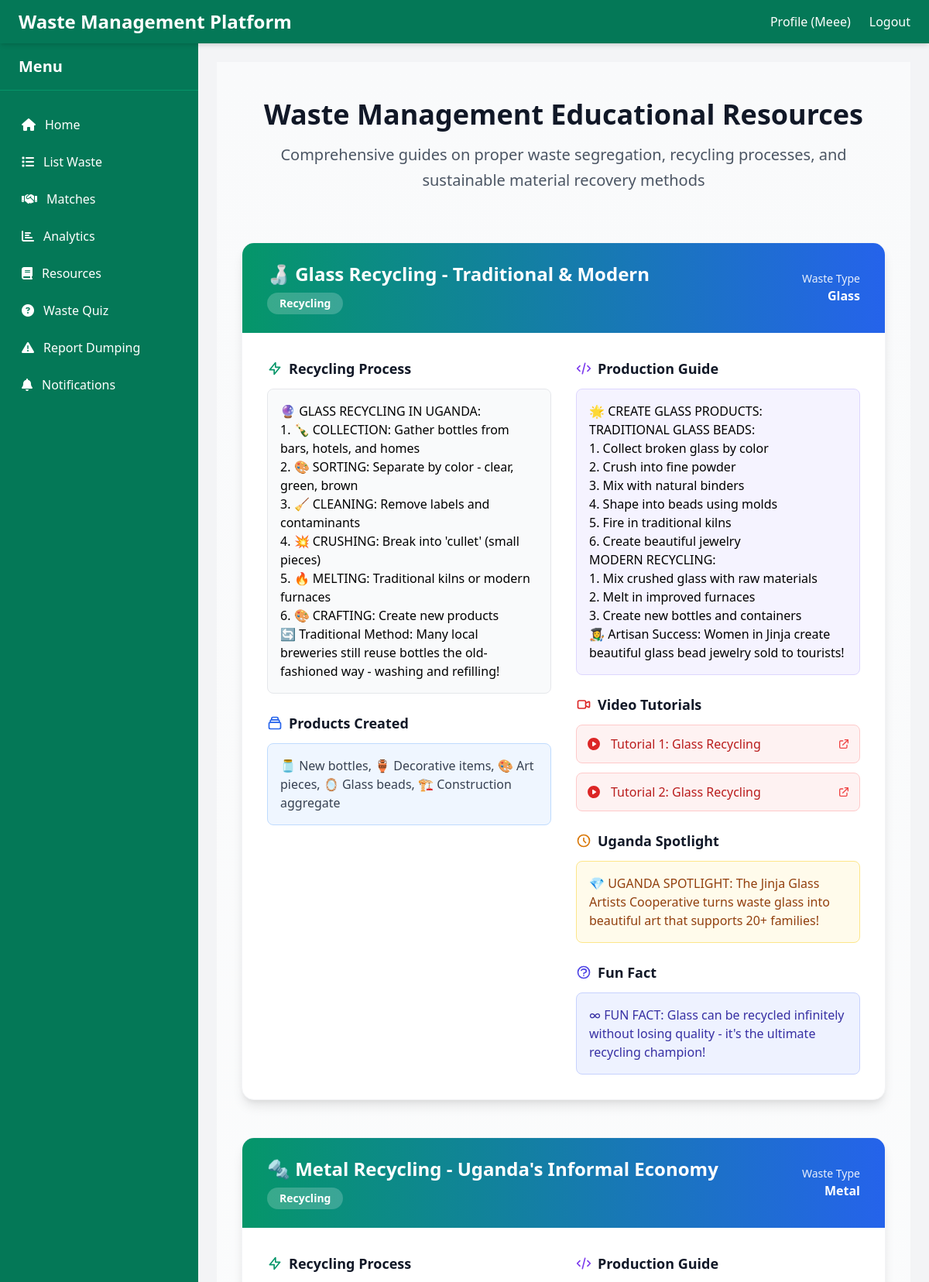
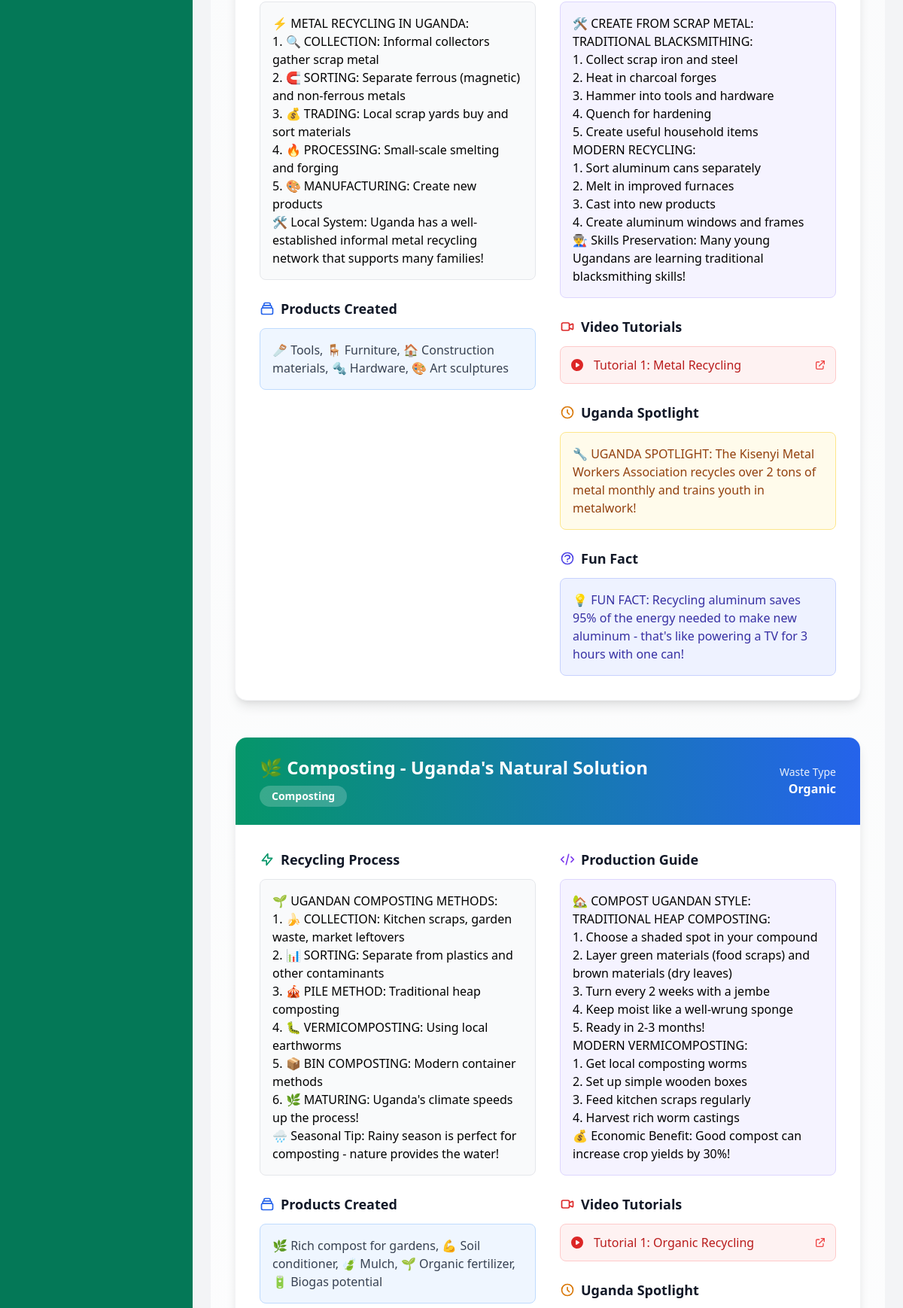
Screenshot of /education/ (signed in, upper part) with the database file from the repository (2 pictures, top to bottom).
### education/models.py (models this page shows, shortened)
class Resource(models.Model):
    CATEGORY_CHOICES = [
        ('recycling', 'Recycling'),
        ('composting', 'Composting'),
        ('disposal', 'Disposal'),
    ]
    WASTE_TYPE_CHOICES = [
        ('plastic', 'Plastic'),
        ('paper', 'Paper'),
        ('glass', 'Glass'),
        ('organic', 'Organic'),
        ('metal', 'Metal'),
        ('e-waste', 'E-Waste'),
        ('clothing', 'Clothing'),
        ('hazardous', 'Hazardous'),
        ('construction', 'Construction'),
        ('medical', 'Medical'),
    ]
    title = models.CharField(max_length=500)
    waste_type = models.CharField(max_length=50, choices=WASTE_TYPE_CHOICES)
    category = models.CharField(max_length=50, choices=CATEGORY_CHOICES)
    image = models.CharField(max_length=500, blank=True, null=True)  # Changed to CharField for file paths
    recycling_process = models.TextField()
    products_made = models.TextField()
    making_process = models.TextField()
    tutorial_links = models.TextField(blank=True, null=True)  # Changed to TextField for multiple links
    uganda_spotlight = models.TextField(blank=True, null=True)
    fun_fact = models.TextField(blank=True, null=True)
    created_at = models.DateTimeField(auto_now_add=True)
    updated_at = models.DateTimeField(auto_now=True)
    class Meta:
        verbose_name = "Educational Resource"
        verbose_name_plural = "Educational Resources"
        ordering = ['waste_type']
    def get_waste_type_display(self):
        return dict(self.WASTE_TYPE_CHOICES).get(self.waste_type, self.waste_type)
    def get_category_display(self):
        return dict(self.CATEGORY_CHOICES).get(self.category, self.category)

### education/views.py (the view)
# urls.py: path('', views.resources, name='resources'),
@login_required
def resources(request):
    resources = Resource.objects.all()
    for resource in resources:
        if resource.tutorial_links:  # Changed from tutorial_link to tutorial_links
            resource.tutorial_links_list = [link.strip() for link in resource.tutorial_links.split(',') if link.strip()]
        else:
            resource.tutorial_links_list = []
    context = {
        'resources': resources
    }
    return render(request, 'education/resources.html', context)

### matching/templatetags/notification_tags.py (called while the page is built)
@register.filter
def unread_notifications_count(user):
    if user.is_authenticated:
        return Notification.objects.filter(recipient=user, is_read=False).count()
    return 0

### templates/education/resources.html (shortened to what this page needs)
{% extends 'base.html' %}
{% load custom_filters %}
{% block content %}
<div class="min-h-screen bg-gradient-to-b from-gray-50 to-white py-12 px-4 sm:px-6 lg:px-8">
    <div class="max-w-7xl mx-auto">
        <div class="text-center mb-16">
            <h1 class="text-4xl font-bold text-gray-900 mb-4">
                Waste Management Educational Resources
            </h1>
            <p class="text-xl text-gray-600 max-w-3xl mx-auto leading-relaxed">
                Comprehensive guides on proper waste segregation, recycling processes, and sustainable material recovery methods
            </p>
        </div>
        {% if resources %}
            <div class="space-y-12">
                {% for resource in resources %}
                <section class="bg-white rounded-2xl shadow-lg overflow-hidden border border-gray-100">
                    <div class="bg-gradient-to-r from-green-600 to-blue-600 px-8 py-6">
                        <div class="flex items-center justify-between">
                            <div>
                                <h2 class="text-2xl font-bold text-white mb-2">
                                    {{ resource.title }}
                                </h2>
                                <span class="inline-block bg-white bg-opacity-20 text-white px-4 py-1 rounded-full text-sm font-semibold">
                                    {{ resource.get_category_display }}
                                </span>
                            </div>
                            <div class="text-white text-right">
                                <div class="text-sm opacity-90">Waste Type</div>
                                <div class="font-semibold">{{ resource.get_waste_type_display }}</div>
                            </div>
                        </div>
                    </div>
                    <div class="p-8">
                        <div class="grid gap-8 lg:grid-cols-2">
                            <div class="space-y-6">
                                <div>
                                    <h3 class="text-lg font-semibold text-gray-900 mb-3 flex items-center">
                                        <svg class="w-5 h-5 text-green-600 mr-2" fill="none" stroke="currentColor" viewBox="0 0 24 24">
                                            <path stroke-linecap="round" stroke-linejoin="round" stroke-width="2" d="M13 10V3L4 14h7v7l9-11h-7z"/>
                                        </svg>
                                        Recycling Process
                                    </h3>
                                    <div class="bg-gray-50 rounded-lg p-4 border border-gray-200">
                                        <div class="prose prose-green max-w-none">
                                            {{ resource.recycling_process|linebreaks }}
                                        </div>
                                    </div>
                                </div>
                                <div>
                                    <h3 class="text-lg font-semibold text-gray-900 mb-3 flex items-center">
                                        Products Created
                                    </h3>
                                    <div class="bg-blue-50 rounded-lg p-4 border border-blue-200">
                                        <p class="text-gray-700">{{ resource.products_made }}</p>
                                    </div>
                                </div>
                            </div>
                            <div class="space-y-6">
                                <div>
                                    <h3 class="text-lg font-semibold text-gray-900 mb-3 flex items-center">
                                        <svg class="w-5 h-5 text-purple-600 mr-2" fill="none" stroke="currentColor" viewBox="0 0 24 24">
                                            <path stroke-linecap="round" stroke-linejoin="round" stroke-width="2" d="M10 20l4-16m4 4l4 4-4 4M6 16l-4-4 4-4"/>
                                        </svg>
                                        Production Guide
                                    </h3>
                                    <div class="bg-purple-50 rounded-lg p-4 border border-purple-200">
                                        <div class="prose prose-purple max-w-none">
                                            {{ resource.making_process|linebreaks }}
                                        </div>
                                    </div>
                                </div>
                                {% if resource.tutorial_links_list %}
                                <div>
                                    <h3 class="text-lg font-semibold text-gray-900 mb-3 flex items-center">
                                        <svg class="w-5 h-5 text-red-600 mr-2" fill="none" stroke="currentColor" viewBox="0 0 24 24">
                                            <path stroke-linecap="round" stroke-linejoin="round" stroke-width="2" d="M15 10l4.553-2.276A1 1 0 0121 8.618v6.764a1 1 0 01-1.447.894L15 14M5 18h8a2 2 0 002-2V8a2 2 0 00-2-2H5a2 2 0 00-2 2v8a2 2 0 002 2z"/>
                                        </svg>
                                        Video Tutorials
                                    </h3>
                                    <div class="space-y-3">
                                        {% for link in resource.tutorial_links_list %}
                                        <a href="{{ link }}" target="_blank" rel="noopener noreferrer"
                                           class="flex items-center justify-between p-3 bg-red-50 border border-red-200 rounded-lg hover:bg-red-100 transition-colors duration-200 group">
                                            <div class="flex items-center">
                                                <svg class="w-5 h-5 text-red-600 mr-3" fill="currentColor" viewBox="0 0 20 20">
                                                    <path fill-rule="evenodd" d="M10 18a8 8 0 100-16 8 8 0 000 16zM9.555 7.168A1 1 0 008 8v4a1 1 0 001.555.832l3-2a1 1 0 000-1.664l-3-2z" clip-rule="evenodd"/>
                                                </svg>
                                                <span class="text-red-700 font-medium group-hover:text-red-900">
                                                    Tutorial {{ forloop.counter }}: {{ resource.get_waste_type_display }} Recycling
                                                </span>
                                            </div>
                                            <svg class="w-4 h-4 text-red-500" fill="none" stroke="currentColor" viewBox="0 0 24 24">
                                                <path stroke-linecap="round" stroke-linejoin="round" stroke-width="2" d="M10 6H6a2 2 0 00-2 2v10a2 2 0 002 2h10a2 2 0 002-2v-4M14 4h6m0 0v6m0-6L10 14"/>
                                            </svg>
                                        </a>
                                        {% endfor %}
                                    </div>
                                </div>
                                {% endif %}
                                {% if resource.uganda_spotlight %}
                                <div>
                                    <h3 class="text-lg font-semibold text-gray-900 mb-3 flex items-center">
                                        <svg class="w-5 h-5 text-yellow-600 mr-2" fill="none" stroke="currentColor" viewBox="0 0 24 24">
                                            <path stroke-linecap="round" stroke-linejoin="round" stroke-width="2" d="M12 8v4l3 3m6-3a9 9 0 11-18 0 9 9 0 0118 0z"/>
                                        </svg>
                                        Uganda Spotlight
                                    </h3>
                                    <div class="bg-yellow-50 rounded-lg p-4 border border-yellow-200">
                                        <p class="text-yellow-800">{{ resource.uganda_spotlight }}</p>
                                    </div>
                                </div>
                                {% endif %}
                                {% if resource.fun_fact %}
                                <div>
                                    <h3 class="text-lg font-semibold text-gray-900 mb-3 flex items-center">
                                        Fun Fact
                                    </h3>
                                    <div class="bg-indigo-50 rounded-lg p-4 border border-indigo-200">
                                        <p class="text-indigo-800">{{ resource.fun_fact }}</p>
                                    </div>
                                </div>
                                {% endif %}
                            </div>
                        </div>
                    </div>
                </section>
                {% endfor %}
            </div>
        {% endif %}
    </div>
</div>
{% endblock %}

### templates/base.html (shortened to what this page needs)
<!DOCTYPE html>
{% load notification_tags %}
 {% load static %}
<html lang="en">
<head>
  <link href="https://cdn.jsdelivr.net/npm/tailwindcss@2.2.19/dist/tailwind.min.css" rel="stylesheet" />
  <link rel="stylesheet" href="https://cdnjs.cloudflare.com/ajax/libs/font-awesome/5.15.4/css/all.min.css" />
  {% load static %}
  <link rel="stylesheet" href="{% static 'css/style.css' %}" />
  <link rel="stylesheet" href="https://cdnjs.cloudflare.com/ajax/libs/font-awesome/6.4.0/css/all.min.css">
</head>
<body class="bg-gray-100 flex flex-col min-h-screen">
  <header class="bg-green-700 text-white shadow-md flex justify-between items-center px-6 py-3 sticky top-0 z-40">
    <div class="flex items-center">
      <a href="{% url 'home' %}" class="text-2xl font-extrabold hover:text-green-300 transition">
        Waste Management Platform
      </a>
    </div>
    <nav class="hidden md:flex space-x-6 font-medium">
      {% if user.is_authenticated %}
        <a href="{% url 'profile' %}" class="hover:text-green-300 transition">Profile ({{ user.username }})</a>
        <a href="{% url 'logout' %}" class="hover:text-green-300 transition">Logout</a>
      {% else %}
        <a href="{% url 'login' %}" class="hover:text-green-300 transition">Login</a>
      {% endif %}
    </nav>
  </header>
  <div class="flex flex-1 min-h-0">
    <aside class="bg-green-700 text-white w-64 flex-shrink-0 flex flex-col transition-transform transform md:translate-x-0 -translate-x-full md:relative fixed top-0 bottom-0 z-30"
      id="sidebar">
      <div class="flex items-center justify-between px-6 py-4 border-b border-green-600">
        <span class="text-xl font-bold">Menu</span>
      </div>
      <nav class="flex flex-col flex-grow overflow-y-auto px-4 py-6 space-y-2">
        <a href="{% url 'home' %}" class="flex items-center px-3 py-2 rounded hover:bg-green-600 transition">
          <i class="fas fa-home mr-3"></i> Home
        </a>
        {% if not is_quick_access and user.is_authenticated %}
          {% if user.profile.user_type != 'recycler' %}
            <a href="{% url 'waste_list' %}" class="flex items-center px-3 py-2 rounded hover:bg-green-600 transition">
              <i class="fas fa-list mr-3"></i> List Waste
            </a>
          {% endif %}
          <a href="{% url 'matches' %}" class="flex items-center px-3 py-2 rounded hover:bg-green-600 transition">
            <i class="fas fa-handshake mr-3"></i> Matches
          </a>
          <a href="{% url 'analytics' %}" class="flex items-center px-3 py-2 rounded hover:bg-green-600 transition">
            <i class="fas fa-chart-bar mr-3"></i> Analytics
          </a>
        {% endif %}
        <a href="{% url 'resources' %}" class="flex items-center px-3 py-2 rounded hover:bg-green-600 transition">
          <i class="fas fa-book mr-3"></i> Resources
        </a>
        <a href="{% url 'waste_quiz' %}" class="flex items-center px-3 py-2 rounded hover:bg-green-600 transition">
          <i class="fas fa-question-circle mr-3"></i> Waste Quiz
        </a>
        <a href="{% url 'report_dumping' %}" class="flex items-center px-3 py-2 rounded hover:bg-green-600 transition">
          <i class="fas fa-exclamation-triangle mr-3"></i> Report Dumping
        </a>
        {% if user.is_authenticated %}
          <a href="{% url 'notifications' %}" class="flex items-center px-3 py-2 rounded hover:bg-green-600 relative transition" aria-label="Notifications">
            <i class="fas fa-bell mr-3"></i> Notifications
          </a>
        {% endif %}
      </nav>
    </aside>
    <main class="flex-1 p-6 overflow-auto max-h-screen">
      {% block content %}{% endblock %}
    </main>
  </div>
</body>
</html>

### rows the page displays
Resource: title "🍶 Glass Recycling - Traditional & Modern", category "Recycling", waste_type "Glass", recycling_process "🔮 GLASS RECYCLING IN UGANDA: 1. 🍾 COLLECTION: Gather bottles from bars, hotels, and homes 2. 🎨 SORTING: Separate by color - clear, green, brown 3. 🧹 CLEANING: Remove labels and contaminants 4. 💥 CRUSHING: Break into 'cullet' (small pieces) 5. 🔥 MELTING: Traditional kilns or modern furnaces 6. 🎨 CRAFTING: Create new products 🔄 Traditional Method: Many local breweries still reuse bottles the old-fashioned way - washing and refilling!", products_made "🫙 New bottles, 🏺 Decorative items, 🎨 Art pieces, 🪞 Glass beads, 🏗️ Construction aggregate", making_process "🌟 CREATE GLASS PRODUCTS: TRADITIONAL GLASS BEADS: 1. Collect broken glass by color 2. Crush into fine powder 3. Mix with natural binders 4. Shape into beads using molds 5. Fire in traditional kilns 6. Create beautiful jewelry MODERN RECYCLING: 1. Mix crushed glass with raw materials 2. Melt in improved furnaces 3. Create new bottles and containers 👩‍🎨 Artisan Success: Women in Jinja create beautiful glass bead jewelry sold to tourists!", waste_type "Glass" "Glass", uganda_spotlight "💎 UGANDA SPOTLIGHT: The Jinja Glass Artists Cooperative turns waste glass into beautiful art that supports 20+ families!", fun_fact "∞ FUN FACT: Glass can be recycled infinitely without losing quality - it's the ultimate recycling champion!"
Resource: title "🔩 Metal Recycling - Uganda's Informal Economy", category "Recycling", waste_type "Metal", recycling_process "⚡ METAL RECYCLING IN UGANDA: 1. 🔍 COLLECTION: Informal collectors gather scrap metal 2. 🧲 SORTING: Separate ferrous (magnetic) and non-ferrous metals 3. 💰 TRADING: Local scrap yards buy and sort materials 4. 🔥 PROCESSING: Small-scale smelting and forging 5. 🎨 MANUFACTURING: Create new products 🛠️ Local System: Uganda has a well-established informal metal recycling network that supports many families!", products_made "🪚 Tools, 🪑 Furniture, 🏠 Construction materials, 🔩 Hardware, 🎨 Art sculptures", making_process "🛠️ CREATE FROM SCRAP METAL: TRADITIONAL BLACKSMITHING: 1. Collect scrap iron and steel 2. Heat in charcoal forges 3. Hammer into tools and hardware 4. Quench for hardening 5. Create useful household items MODERN RECYCLING: 1. Sort aluminum cans separately 2. Melt in improved furnaces 3. Cast into new products 4. Create aluminum windows and frames 👨‍🏭 Skills Preservation: Many young Ugandans are learning traditional blacksmithing skills!", waste_type "Metal", uganda_spotlight "🔧 UGANDA SPOTLIGHT: The Kisenyi Metal Workers Association recycles over 2 tons of metal monthly and trains youth in metalwork!", fun_fact "💡 FUN FACT: Recycling aluminum saves 95% of the energy needed to make new aluminum - that's like powering a TV for 3 hours with one can!"
Resource: title "🌿 Composting - Uganda's Natural Solution", category "Composting", waste_type "Organic", recycling_process "🌱 UGANDAN COMPOSTING METHODS: 1. 🍌 COLLECTION: Kitchen scraps, garden waste, market leftovers 2. 📊 SORTING: Separate from plastics and other contaminants 3. 🎪 PILE METHOD: Traditional heap composting 4. 🐛 VERMICOMPOSTING: Using local earthworms 5. 📦 BIN COMPOSTING: Modern container methods 6. 🌿 MATURING: Uganda's climate speeds up the process! 🌧️ Seasonal Tip: Rainy season is perfect for composting - nature provides the water!", products_made "🌿 Rich compost for gardens, 💪 Soil conditioner, 🍃 Mulch, 🌱 Organic fertilizer, 🔋 Biogas potential", making_process "🏡 COMPOST UGANDAN STYLE: TRADITIONAL HEAP COMPOSTING: 1. Choose a shaded spot in your compound 2. Layer green materials (food scraps) and brown materials (dry leaves) 3. Turn every 2 weeks with a jembe 4. Keep moist like a well-wrung sponge 5. Ready in 2-3 months! MODERN VERMICOMPOSTING: 1. Get local composting worms 2. Set up simple wooden boxes 3. Feed kitchen scraps regularly 4. Harvest rich worm castings 💰 Economic Benefit: Good compost can increase crop yields by 30%!", waste_type "Organic"

### other values shown
{{ user.username }} "Meee"
